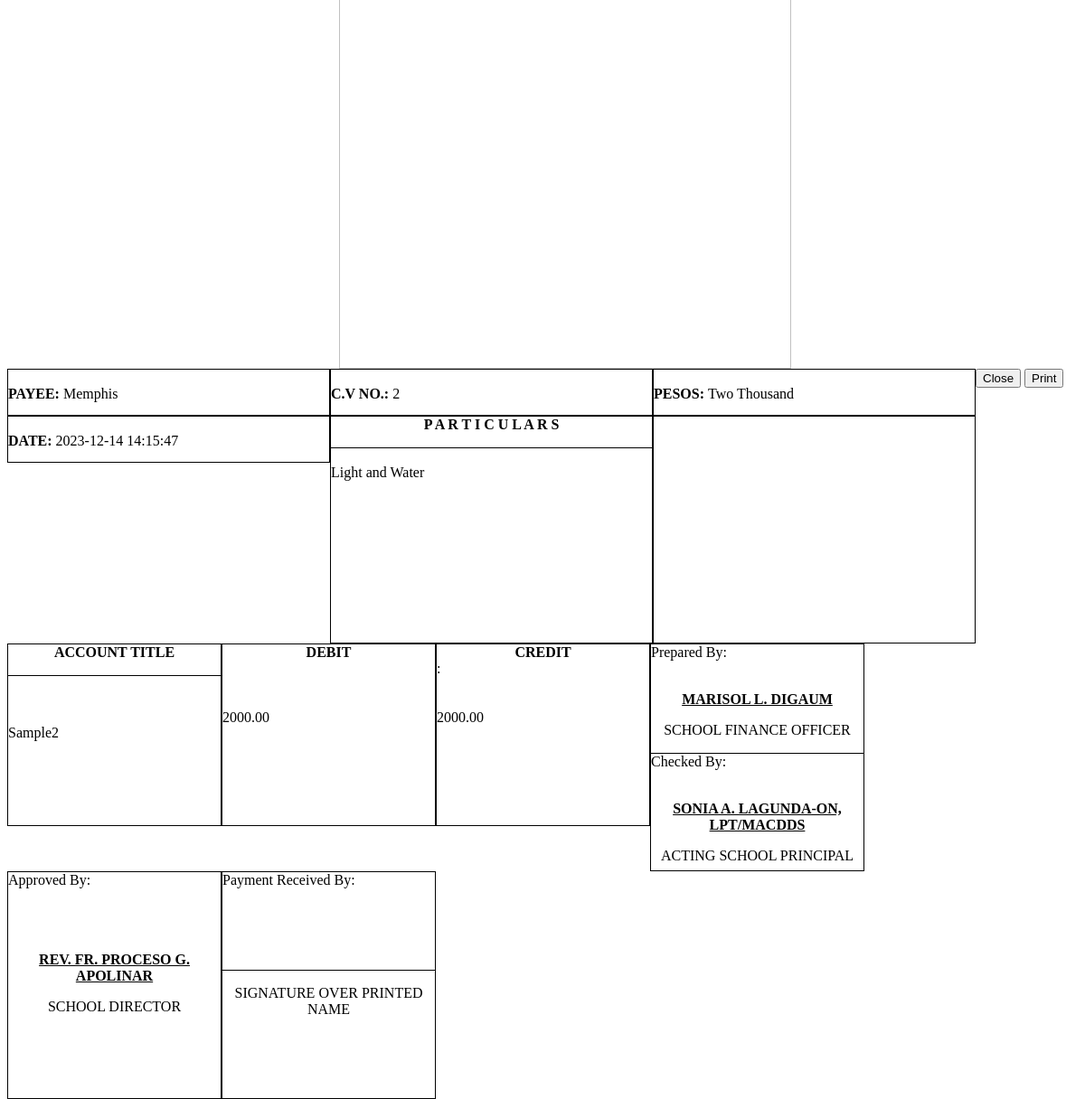
/cash_voucher.php?id=160, run on the app's committed database.
### tables this page shows
CREATE TABLE `disbursement` (
  `id` int(11) NOT NULL,
  `payee` varchar(255) NOT NULL,
  `cv` int(10) NOT NULL,
  `date` datetime NOT NULL DEFAULT current_timestamp() ON UPDATE current_timestamp(),
  `type` varchar(255) NOT NULL,
  `amount_in_words` varchar(255) NOT NULL,
  `total` decimal(10,2) NOT NULL,
  `account_title` varchar(255) NOT NULL,
  `debit` decimal(10,2) DEFAULT NULL,
  `credit` decimal(10,2) DEFAULT NULL,
  `archived` tinyint(1) NOT NULL
);

### voucher_receipt.php (the view, shortened to what this page needs)
<?php
include 'db_connect.php';
$id = isset($_GET['id']) ? $_GET['id'] : null;
$query = "SELECT * FROM disbursement WHERE id = $id";
$result = mysqli_query($conn, $query);
if ($result) {
    $data = mysqli_fetch_assoc($result);
    if ($data) {
        $payee_name = isset($data['payee']) ? $data['payee'] : '';
        $cv_number = isset($data['cv']) ? $data['cv'] : '';
        $date = isset($data['date']) ? $data['date'] : '';
        $type = isset($data['type']) ? $data['type'] : '';
        $amount_in_words = isset($data['amount_in_words']) ? $data['amount_in_words'] : '';
        $account_title = isset($data['account_title']) ? $data['account_title'] : '';
        $debit = isset($data['debit']) ? $data['debit'] : '';
        $credit = isset($data['credit']) ? $data['credit'] : '';
    } else {
        die("No data found for the specified payee.");
    }
} else {
    die("Query failed: " . mysqli_error($conn));
}
?>
<table class="table table-bordered" id='report-list'>
        <div class="container-fluid">
            <div class="row" id="cash_voucher_container">
                <center>
                    <div class="what  ">
                        <img src="assets/img/baang.png" style="width: 500px;">
                    </div>
                </center>
                <div class="container-fluid">
                    <div class="row">
                        <div class="col-md-6 box_3">
                            <div class="fbox_top1">
                                <br>
                                <span><b>PAYEE: </b><?php echo $payee_name; ?></span>
                            </div>
                            <div class="fbox_bottom">
                                <br />
                                <br />
                            </div>
                        </div>
                        <div class="col-md-6 box_box1">
                            <br>
                            <span><b>C.V NO.: </b><?php echo $cv_number; ?></span>
                            <br />
                            <br />
                            <br />
                            <br />
                        </div>
                        <div class="container-fluid">
                            <div class="row">
                                <div class="col-md-6 box_4">
                                    <div class="fbox_top1">
                                        <br>
                                        <span><b>PESOS: </b><?php echo $amount_in_words; ?></span>
                                    </div>
                                    <div class="fbox_bottom">
                                        <br>
                                        <br>
                                        <br />
                                        <br />
                                    </div>
                                </div>
                                <div class="col-md-6 box_box2">
                                    <br>
                                    <span><b>DATE: </b><?php echo $date; ?></span>
                                    <br />
                                    <br />
                                    <br />
                                    <br />
                                </div>
                                <div class="container-fluid">
                                    <div class="row ">
                                        <div class="col-md-6 box_2">
                                            <div class="fbox_top">
                                                <span>
                                                    <center><b>P A R T I C U L A R S</b></center>
                                                </span>
                                            </div>
                                            <div class="fbox_bottom">
                                                <br />
                                                <span></b><?php echo $type; ?></span>
                                            </div>
                                        </div>
                                        <div class="col-md-6 box_box">
                                            <br />
                                            <br />
                                            <br />
                                        </div>
                                        <div class="container-fluid">
                                            <div class="row">
                                                <div class="col-md-4 box">
                                                    <div class="fbox_top">
                                                        <span>
                                                            <center><b>ACCOUNT TITLE</b></center>
                                                        </span>
                                                    </div>
                                                    <div class="fbox_bottom">
                                                        <br>
                                                        <br>
                                                        <br>
                                                        <span></b><?php echo $account_title; ?></span>
                                                        <br />
                                                    </div>
                                                </div>
                                                <div class="col-md-4 box">
                                                    <span>
                                                        <center><b>DEBIT</b></center>
                                                    </span>
                                                    <br>
                                                    <br>
                                                    <br>
                                                    <span></b><?php echo $debit; ?></span>
                                                    <br />
                                                </div>
                                                <div class="col-md-4 box">
                                                    <div class="fbox_top1">
                                                        <span>
                                                            <center><b>CREDIT</b></center>:
                                                        </span>
                                                        <br />
                                                        <br />
                                                        <br />
                                                        <span></b><?php echo $credit; ?></span>
                                                        <br />
                                                        <br />
                                                    </div>
                                                </div>
                                            </div>
                                        </div>
                                        <div class="container-fluid">
                                            <div class="row ">
                                                <div class="col-md-4 box1">
                                                    <div class="fbox_top">
                                                        <span> Prepared By:</span>
                                                        <br />
                                                        <br />
                                                        <p class='sfofficer'><b>MARISOL L. DIGAUM</b>
                                                        </p>
                                                        <p class='t_center'>SCHOOL FINANCE OFFICER</p>
                                                    </div>
                                                    <div class="fbox_bottom">
                                                        <span> Checked By:</span>
                                                        <br>
                                                        <br>
                                                        <p class='sfofficer'><b>SONIA A. LAGUNDA-ON,
                                                                LPT/MACDDS</b></p>
                                                        <p class='t_center'>ACTING SCHOOL PRINCIPAL</p>
                                                    </div>
                                                </div>
                                                <div class="col-md-4 box1">
                                                    <span> Approved By:</span>
                                                    <br />
                                                    <br />
                                                    <br />
                                                    <br />
                                                    <p class='sfofficer'><b>REV. FR. PROCESO G.
                                                            APOLINAR</b></p>
                                                    <p class='t_center'>SCHOOL DIRECTOR</p>
                                                </div>
                                                <div class="col-md-4 box1">
                                                    <div class="fbox_top">
                                                        <span> Payment Received By:</span>
                                                        <br />
                                                        <br />
                                                        <br />
                                                        <br />
                                                        <br />
                                                        <br />
                                                    </div>
                                                    <div class="fbox_bottom">
                                                        <p class='t_center'>SIGNATURE OVER PRINTED NAME
                                                        </p>
                                                    </div>
                                                </div>
                                            </div>
                                        </div>
                                    </div>
                                </div>
                            </div>
                        </div>
                    </div>
                </div>

### voucher_receipt.php (style rules this page uses)
.box { border: 1px solid black; height: 200px; width: 235px; float: left; }
.fbox_top { border-bottom: 1px solid black; width: 100%; }
.sfofficer { text-align: center; text-decoration: underline; }
.t_center { text-align: center; }
.box1 { border: 1px solid black; height: 250px; width: 235px; padding: 0px; float: left; }
.what { margin-left: 50px; margin-top: -100px; }
.box_2 { border: 1px solid black; height: 250px; width: 355px; padding: 0px; float: left; }
.box_box { border: 1px solid black; height: 250px; width: 355px; padding: 0px; float: left; }
.box_3 { border: 1px solid black; height: 50px; width: 355px; padding: 0px; float: left; }
.box_box1 { border: 1px solid black; height: 50px; width: 355px; padding: 0px; float: left; }
.box_4 { border: 1px solid black; height: 50px; width: 355px; padding: 0px; float: left; }
.box_box2 { border: 1px solid black; height: 50px; width: 355px; padding: 0px; float: left; }

### data on the page
disbursement: payee "Memphis", cv "2", amount_in_words "Two Thousand", date "2023-12-14 14:15:47", type "Light and Water", account_title "Sample2", debit "2000.00", credit "2000.00"
